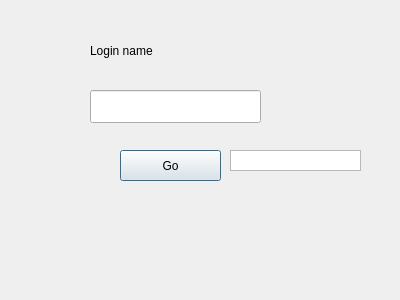
<?xml version="1.0" encoding="UTF-8"?>
<ui version="4.0">
 <class>user_login</class>
 <widget class="QDialog" name="user_login">
  <property name="geometry">
   <rect>
    <x>0</x>
    <y>0</y>
    <width>400</width>
    <height>300</height>
   </rect>
  </property>
  <property name="windowTitle">
   <string>Dialog</string>
  </property>
  <widget class="QLineEdit" name="lineEdit">
   <property name="geometry">
    <rect>
     <x>90</x>
     <y>90</y>
     <width>171</width>
     <height>33</height>
    </rect>
   </property>
  </widget>
  <widget class="QLabel" name="label">
   <property name="geometry">
    <rect>
     <x>90</x>
     <y>40</y>
     <width>91</width>
     <height>21</height>
    </rect>
   </property>
   <property name="text">
    <string>Login name</string>
   </property>
  </widget>
  <widget class="QPushButton" name="pushButton">
   <property name="geometry">
    <rect>
     <x>120</x>
     <y>150</y>
     <width>101</width>
     <height>31</height>
    </rect>
   </property>
   <property name="text">
    <string>Go</string>
   </property>
  </widget>
  <widget class="QGraphicsView" name="graphicsView">
   <property name="geometry">
    <rect>
     <x>230</x>
     <y>150</y>
     <width>131</width>
     <height>21</height>
    </rect>
   </property>
  </widget>
 </widget>
 <resources/>
 <connections/>
</ui>
